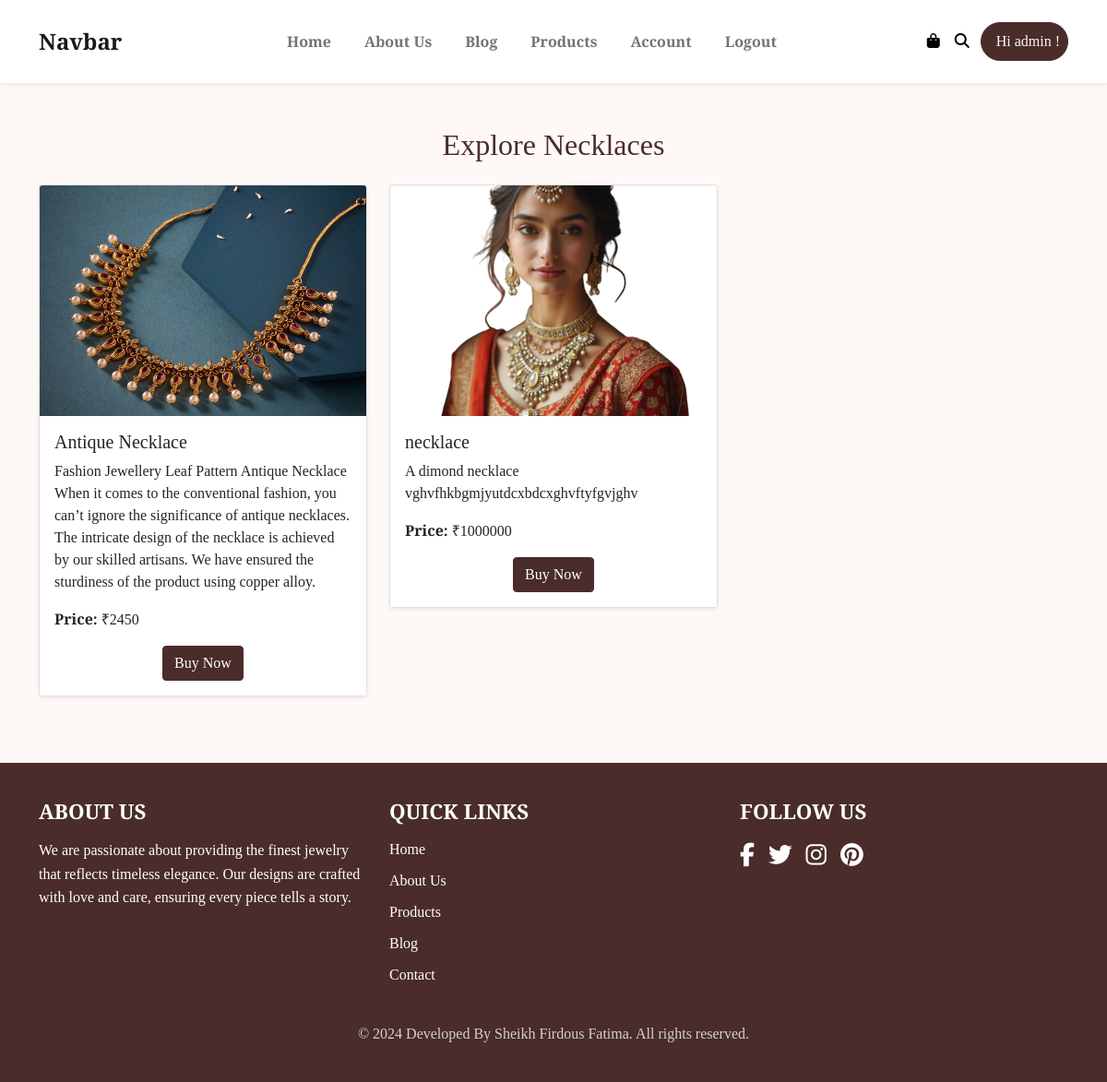
The page /show_product/necklaces (signed in) on the database its author committed.
### models.py (models this page shows)
class Product(Base):
     __tablename__ = 'addProducts'
     id = Column(Integer , primary_key=True)
     productname =Column(String(150) , nullable=False)
     productDesc = Column(String(150) , nullable=False)
     productPrice = Column(Integer , nullable=False)
     productCategory = Column(String(150) , nullable=False)
     img = Column(String(200))

### app.py (the view)
@app.route('/show_product/<string:category>', methods=['GET'])
def show_product(category):
    username=session.get('username')
    products = db_session.query(Product).filter_by(productCategory=category).all()
    return render_template('show_product.html', products=products, category=category,username=username)

### templates/show_product.html (shortened to what this page needs)
<!DOCTYPE html>
<html lang="en">
<head>
     <link href="https://cdn.jsdelivr.net/npm/bootstrap@5.0.2/dist/css/bootstrap.min.css" rel="stylesheet"
>
     <link rel="stylesheet" href="{{url_for('static' ,filename ='css/style.css')}}">
</head>
<body>
     <nav class="navbar navbar-expand-lg navbar-light bg-white shadow-sm">
          <div class="container">
               <a class="navbar-brand" href="#">Navbar</a>
               <div class="mx-auto d-flex">
                    <ul class="navbar-nav">
                         <li class="nav-item">
                              <a class="nav-link" href="/">Home</a>
                         </li>
                         <li class="nav-item">
                              <a class="nav-link" href="/aboutus/">About Us</a>
                         </li>
                         <li class="nav-item">
                              <a class="nav-link" href="#">Blog</a>
                         </li>
                         <li class="nav-item">
                              <a class="nav-link" href="/product/">Products</a>
                         </li>
                         <li class="nav-item">
                              <a class="nav-link" href="/login/">Account</a>
                         </li>
                         {% if username %}
                              <li class="nav-item">
                                   <a class="nav-link" href="/logout/">Logout</a>
                              </li>
                         {% endif %}
                    </ul>
               </div>
               <div class="d-flex align-items-center">
                    <a href="#" class="me-3">
                         <i class="fa-solid fa-bag-shopping fa-1x icon-style"></i>
                    </a>
                    <a href="#">
                         <i class="fa-solid fa-magnifying-glass fa-1x icon-style"></i>
                    </a>
                    {% if username %}
                    &nbsp; &nbsp; <p class="text text-light mt-3 ml-4 p-2"
                         style="border:1px solid #4a2c2a; border-radius:40px; background-color:#4a2c2a;"> &nbsp; Hi {{
                         username }} !</p>
                    {% endif %}
               </div>
          </div>
     </nav>
     <div class="container py-5">
          <h2 class="text-center mb-4" style="color: #4a2c2a;">Explore {{ category.title() }}</h2>
          <div class="row">
              {% if products %}
                  {% for product in products %}
                      <div class="col-md-4 mb-4">
                          <div class="card shadow-sm product-card">
                              <img src="{{product.img}}" class="card-img-top" alt="{{ product.productname }}" style="height: 250px; object-fit: cover;">
                              <div class="card-body" style="background-color: #fff;">
                                  <h5 class="card-title">{{ product.productname }}</h5>
                                  <p class="card-text">{{ product.productDesc }}</p>
                                  <p class="card-text"><strong>Price:</strong> ₹{{ product.productPrice }}</p>
                                  <div class="text-center">
                                      <a href="#" class="btn btn-primary">Buy Now</a>
                                  </div>
                              </div>
                          </div>
                      </div>
                  {% endfor %}
              {% else %}
                  <div class="col-12 text-center">
                      <p class="text-muted">No products available in this category.</p>
                  </div>
              {% endif %}
          </div>
      </div>
     <footer class="footer">
          <div class="container">
               <div class="row">
                    <div class="col-md-4">
                         <h5 class="footer-title">About Us</h5>
                         <p class="footer-text">We are passionate about providing the finest jewelry that reflects
                              timeless elegance. Our designs are crafted with love and care, ensuring every piece tells
                              a story.</p>
                    </div>
                    <div class="col-md-4">
                         <h5 class="footer-title">Quick Links</h5>
                         <ul class="footer-links">
                              <li><a href="#">Home</a></li>
                              <li><a href="/aboutus/">About Us</a></li>
                              <li><a href="#">Products</a></li>
                              <li><a href="#">Blog</a></li>
                              <li><a href="#">Contact</a></li>
                         </ul>
                    </div>
                    <div class="col-md-4">
                         <h5 class="footer-title">Follow Us</h5>
                         <div class="social-icons">
                              <a href="#" class="social-icon"><i class="fa-brands fa-facebook-f"></i></a>
                              <a href="#" class="social-icon"><i class="fa-brands fa-twitter"></i></a>
                              <a href="#" class="social-icon"><i class="fa-brands fa-instagram"></i></a>
                              <a href="#" class="social-icon"><i class="fa-brands fa-pinterest"></i></a>
                         </div>
                    </div>
               </div>
               <div class="text-center mt-4">
                    <p class="footer-copyright">&copy; 2024 Developed By Sheikh Firdous Fatima. All rights reserved.</p>
               </div>
          </div>
     </footer>
</body>
</html>

### static/css/style.css (style rules this page uses)
body { font-family: 'Playfair Display', serif; }
.navbar-brand { font-size: 1.5rem; font-weight: bold; }
.nav-link { color: black; font-weight: bold; font-size: 1rem; margin: 0 10px; }
.icon-style { color: black; }
.footer { background-color: #4a2c2a; color: #fff; padding: 40px 0; font-family: 'Playfair Display', serif; }
.footer-title { font-size: 1.4rem; font-weight: bold; margin-bottom: 15px; text-transform: uppercase; }
.footer-text { font-size: 1rem; line-height: 1.6; }
.footer-links { list-style: none; padding: 0; }
.footer-links li { margin-bottom: 10px; }
.footer-links a { color: #fff; text-decoration: none; font-size: 1rem; transition: color 0.3s ease; }
.social-icons { display: flex; gap: 15px; }
.social-icon { color: #fff; font-size: 1.6rem; transition: color 0.3s ease; }
.footer-copyright { font-size: 1rem; color: #d1d1d1; margin-bottom: 0; }

### templates/show_product.html (style rules this page uses)
body { background-color: #fef9f6; }
.product-card { transition: transform 0.2s ease-in-out; }
.btn-primary { background-color: #4a2c2a; border-color: #4a2c2a; }

### rows shown on the page
Product: img (picture), productname "Antique Necklace", productDesc "Fashion Jewellery Leaf Pattern Antique Necklace When it comes to the conventional fashion, you can’t ignore the significance of antique necklaces. The intricate design of the necklace is achieved by our skilled artisans. We have ensured the sturdiness of the product using copper alloy.", productPrice "2450"
Product: img (picture), productname "necklace", productDesc "A dimond necklace vghvfhkbgmjyutdcxbdcxghvftyfgvjghv", productPrice "1000000"

### other values the page prints
{{ username }} "admin"
{{ category.title() }} "Necklaces"
